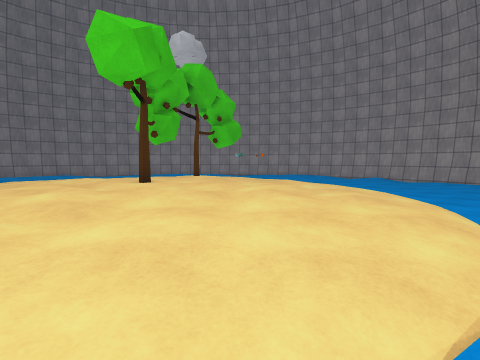
[1] (above)

16 first-person views from a walk through a scene from a Unity 3-D project. The camera is 1.5 m above the floor, tilts 4° down and sees 80° across. The floor is counted in squares, 1 m on a side. Each view is taken from the middle of a square. On the plan, view 1 faces up. The plan holds only what a view shows up to about 14 squares ahead; the rest is blank. The place goes on beyond the plan. The player is left out. Surface patterns are stand-ins for the level's own textures.

[2]
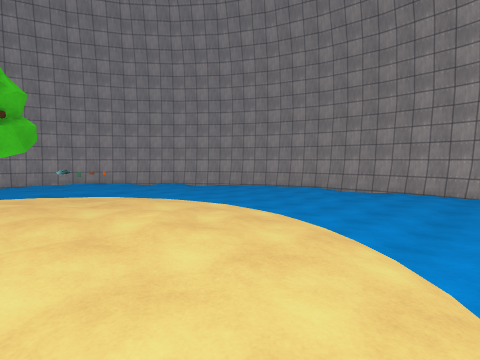

[3]
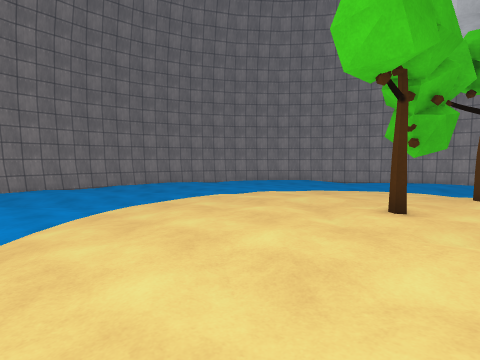

[4]
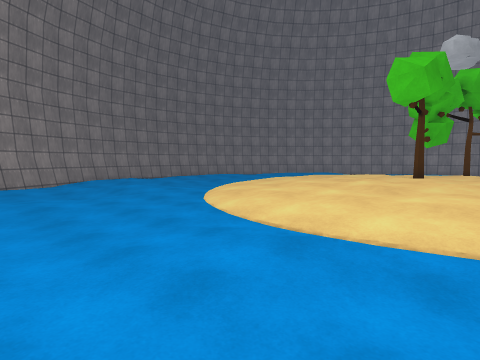

[5]
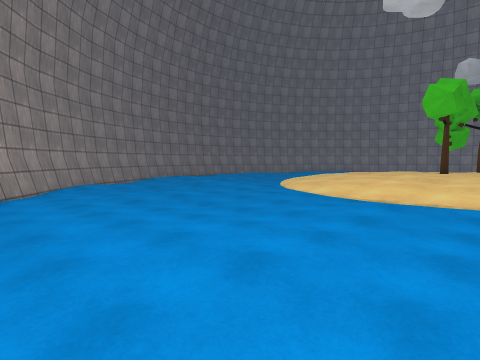

[6]
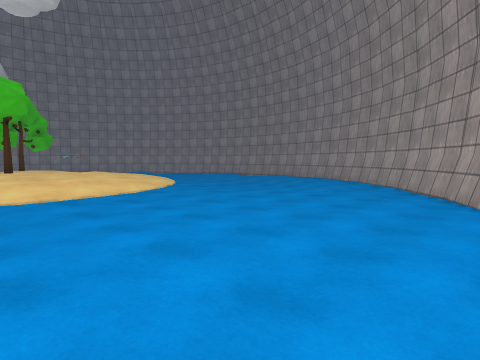

[7]
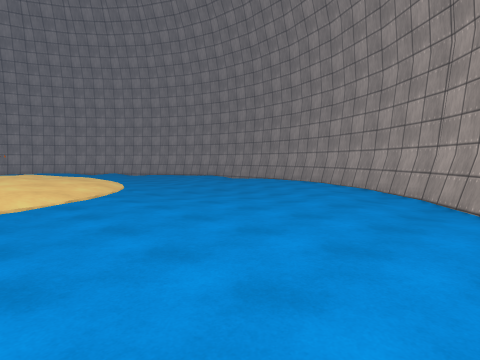

[8]
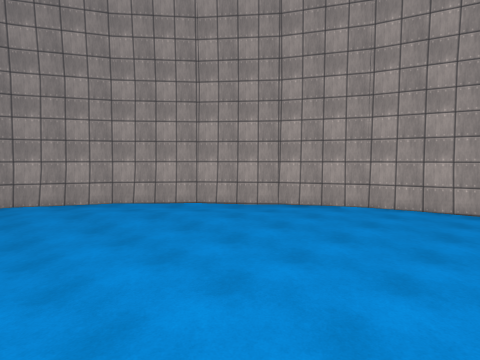

[9]
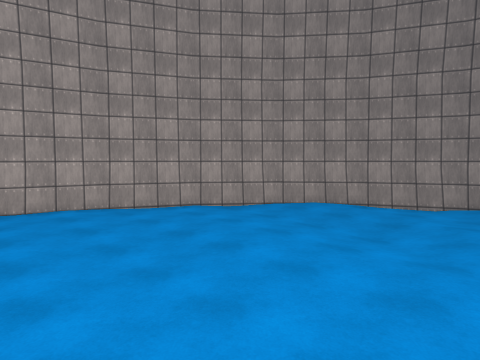

[10]
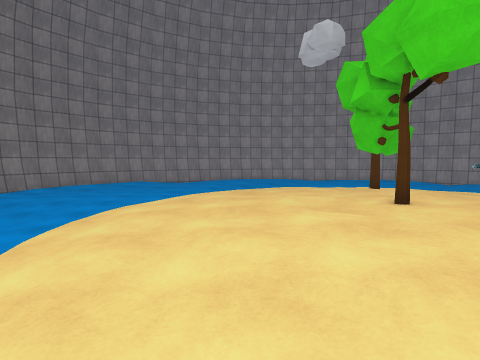

[11]
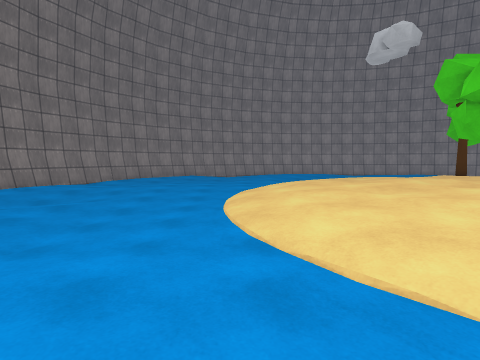

[12]
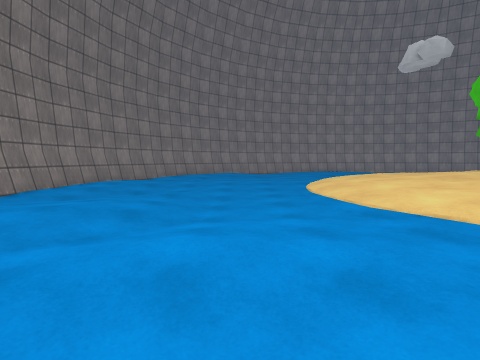

[13]
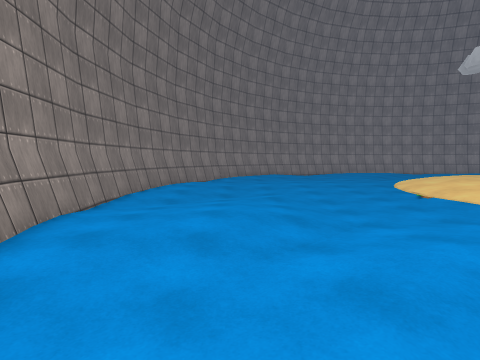

[14]
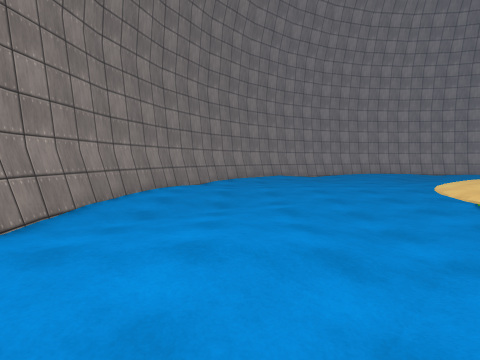

[15]
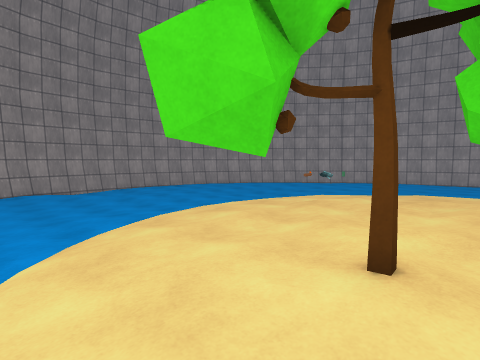

[16]
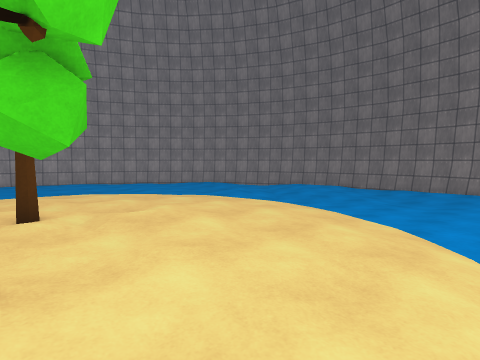

### Floor plan
Key: @ floor where view 1 was taken; # wall or solid block; . main floor; : floor 0.25 m higher than the main floor; - floor 0.25 m lower than the main floor; + floor 0.5 m higher than the main floor; * floor 0.75 m higher than the main floor; / step, stairs or slope; T tree; O other object.
Columns run from 23 left of view 1 to 16 right of it. Each row starts with its distance up from view 1.
 16  #   ..........////+++++///
 15  #:.........:://+++++++++//:.........
 14 ##...........//+++****TT++//..........
 13 ##...-......./++*+***T**+++/..........
 12 #...---.....//+*+*******++++/......-.
 11 #...--....../+***/**TT*/**++/.......
 10 #..--...--../++*****T**OO*++/......
  9 #.-....---../+******T****+++/......
  8 #.......--../+*****/*****/++/.......
  7 #....:./--../++**********+++/.......
  6 #...:://--../+++******/**+++/.........
  5 #...:./-//.../+++******++++/..........
  4 ##.:..-//....//+++**++**++//...---....
  3  #......::....//++++*++++//..-----....
  2  #......//.....///+++++///....---......#
  1  ##-...//-.......///////........-......#
  0   #-..-----.........::.@..............##
 -1   ##..----......-...:.................#
 -2    #...---....---....................##
 -3    ##...-.....----..............:...##
 -4     ##..-....---....................#
 -5      ##.-..........................##
 -6       ##........................./##
 -7        ##.......................###
 -8         ###....................##
 -9          ###.................###
-10            ####.. . ......####
-11              ####       ####

Positions as (right, up) in squares from view 1, and headings:
1: (0, 0), facing up
2: (-2, 2), facing up-right
3: (-1, 2), facing up-left
4: (0, -4), facing up-left
5: (0, -9), facing up-left
6: (-5, -10), facing up-right
7: (-1, -8), facing up-right
8: (0, 3), facing down-right
9: (-6, 3), facing down-left
10: (-7, 2), facing up
11: (-11, 1), facing up
12: (-14, -1), facing up
13: (-18, -1), facing up
14: (-18, 2), facing up
15: (-3, 16), facing down-right
16: (-2, 16), facing down-left
